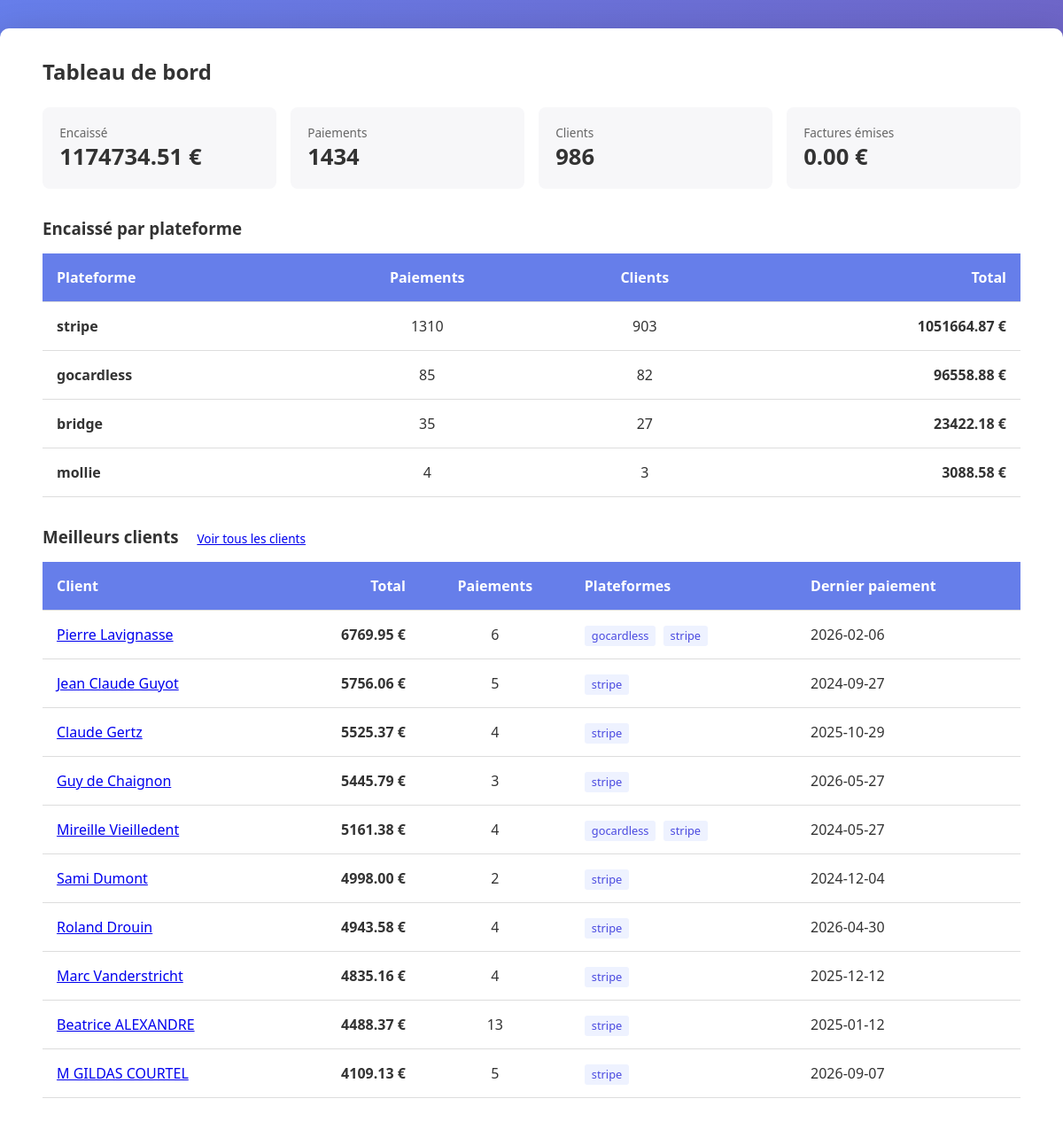
The page / (signed in) on the database its author committed.
### tables this page shows
CREATE TABLE paiements (
        id INTEGER PRIMARY KEY AUTOINCREMENT,
        date_paiement TEXT NOT NULL,
        source TEXT NOT NULL,
        montant REAL NOT NULL,
        client_nom TEXT,
        email TEXT,
        statut TEXT DEFAULT 'pending',
        reference_externe TEXT,
        metadonnees TEXT,
        synchronise INTEGER DEFAULT 0,
        created_at TEXT DEFAULT CURRENT_TIMESTAMP
    );

CREATE TABLE clients_summary (
        id INTEGER PRIMARY KEY,
        client_nom TEXT UNIQUE,
        total_paiements REAL,
        nb_transactions INTEGER,
        sources TEXT,
        dernier_paiement TEXT,
        email TEXT
    );

### app.py (the view)
@app.route('/')
@admin_required
def index():
    paiements = database.obtenir_tous_paiements()
    factures = database.obtenir_toutes_factures()
    clients = database.obtenir_clients_summary()
    total_paiements = sum(p['montant'] for p in paiements)
    total_factures = sum(f['montant'] for f in factures)
    repartition = {}
    for p in paiements:
        bloc = repartition.setdefault(p['source'], {'source': p['source'], 'nb': 0,
                                                    'total': 0.0, 'noms': set()})
        bloc['nb'] += 1
        bloc['total'] += p['montant'] or 0
        bloc['noms'].add((p['client_nom'] or '').lower())
    par_source = sorted(
        ({'source': b['source'], 'nb': b['nb'], 'total': b['total'],
          'clients': len(b['noms'])} for b in repartition.values()),
        key=lambda b: b['total'], reverse=True)
    return render_template('index.html',
                         total_paiements=total_paiements,
                         total_factures=total_factures,
                         nb_clients=len(clients),
                         nb_paiements=len(paiements),
                         par_source=par_source,
                         clients_top=clients[:10])

### app.py (called while the page is built)
def admin_required(f):
    @wraps(f)
    def decorated_function(*args, **kwargs):
        role = session.get('role')
        if not role:
            return redirect(url_for('connexion'))
        if role != 'admin':
            return redirect(url_for('recherche'))
        return f(*args, **kwargs)
    return decorated_function

@app.context_processor
def injecter_role():
    return {'role': session.get('role'), 'est_admin': session.get('role') == 'admin'}

### database.py (called while the page is built)
def get_connection():
    conn = sqlite3.connect(DATABASE_URL)
    conn.row_factory = sqlite3.Row
    return conn

def obtenir_tous_paiements():
    conn = get_connection()
    cursor = conn.cursor()
    cursor.execute('SELECT * FROM paiements ORDER BY date_paiement DESC')
    paiements = [dict(row) for row in cursor.fetchall()]
    conn.close()
    return paiements

def obtenir_toutes_factures():
    conn = get_connection()
    cursor = conn.cursor()
    cursor.execute('SELECT * FROM factures ORDER BY date_facture DESC')
    factures = [dict(row) for row in cursor.fetchall()]
    conn.close()
    return factures

### templates/index.html (shortened to what this page needs)
{% extends "base.html" %}
{% block content %}
<h2>Tableau de bord</h2>
<div style="display: grid; grid-template-columns: repeat(4, 1fr); gap: 1rem; margin: 1.5rem 0;">
  <div style="background: #f7f7f9; padding: 1.2rem; border-radius: 8px;">
    <div style="color: #666; font-size: 0.85rem;">Encaissé</div>
    <div style="font-size: 1.6rem; font-weight: 700;">{{ "%.2f"|format(total_paiements) }} €</div>
  </div>
  <div style="background: #f7f7f9; padding: 1.2rem; border-radius: 8px;">
    <div style="color: #666; font-size: 0.85rem;">Paiements</div>
    <div style="font-size: 1.6rem; font-weight: 700;">{{ nb_paiements }}</div>
  </div>
  <div style="background: #f7f7f9; padding: 1.2rem; border-radius: 8px;">
    <div style="color: #666; font-size: 0.85rem;">Clients</div>
    <div style="font-size: 1.6rem; font-weight: 700;">{{ nb_clients }}</div>
  </div>
  <div style="background: #f7f7f9; padding: 1.2rem; border-radius: 8px;">
    <div style="color: #666; font-size: 0.85rem;">Factures émises</div>
    <div style="font-size: 1.6rem; font-weight: 700;">{{ "%.2f"|format(total_factures) }} €</div>
  </div>
</div>
<h3 style="margin-top: 2rem;">Encaissé par plateforme</h3>
<table>
  <thead>
    <tr style="background: #f0f0f0;">
      <th>Plateforme</th>
      <th style="text-align: center;">Paiements</th>
      <th style="text-align: center;">Clients</th>
      <th style="text-align: right;">Total</th>
    </tr>
  </thead>
  <tbody>
    {% for s in par_source %}
    <tr>
      <td><strong>{{ s.source }}</strong></td>
      <td style="text-align: center;">{{ s.nb }}</td>
      <td style="text-align: center;">{{ s.clients }}</td>
      <td style="text-align: right; font-weight: 600;">{{ "%.2f"|format(s.total) }} €</td>
    </tr>
    {% endfor %}
  </tbody>
</table>
<h3 style="margin-top: 2rem;">
  Meilleurs clients
  <a href="{{ url_for('clients') }}" style="font-size: 0.85rem; font-weight: normal; margin-left: 1rem;">Voir tous les clients</a>
</h3>
<table>
  <thead>
    <tr style="background: #f0f0f0;">
      <th>Client</th>
      <th style="text-align: right;">Total</th>
      <th style="text-align: center;">Paiements</th>
      <th>Plateformes</th>
      <th>Dernier paiement</th>
    </tr>
  </thead>
  <tbody>
    {% for c in clients_top %}
    <tr>
      <td><a href="{{ url_for('detail_client', client_nom=c.client_nom) }}">{{ c.client_nom }}</a></td>
      <td style="text-align: right; font-weight: 600;">{{ "%.2f"|format(c.total_paiements) }} €</td>
      <td style="text-align: center;">{{ c.nb_transactions }}</td>
      <td>
        {% for s in (c.sources or '').split(',') if s %}
          <span style="background: #eef2ff; color: #4a4ae0; padding: 0.15rem 0.5rem;
                       border-radius: 3px; font-size: 0.8rem; margin-right: 0.25rem;">{{ s }}</span>
        {% endfor %}
      </td>
      <td>{{ c.dernier_paiement }}</td>
    </tr>
    {% endfor %}
  </tbody>
</table>
{% endblock %}

### templates/base.html (shortened to what this page needs)
<!DOCTYPE html>
<html lang="fr">
<head>
</head>
<body>
    <div class="container">
        <div class="content">
            {% block content %}{% endblock %}
        </div>
    </div>
</body>
</html>

### templates/base.html (style rules this page uses)
* { margin: 0; padding: 0; box-sizing: border-box; }
body { font-family: 'Segoe UI', Tahoma, Geneva, Verdana, sans-serif; background: linear-gradient(135deg, #667eea 0%, #764ba2 100%); min-height: 100vh; color: #333; }
.container { max-width: 1200px; margin: 2rem auto; padding: 0 1rem; background: white; border-radius: 10px; box-shadow: 0 10px 40px rgba(0,0,0,0.2); }
.content { padding: 2rem; }
table { width: 100%; border-collapse: collapse; margin: 1rem 0; }
table th, table td { padding: 1rem; text-align: left; border-bottom: 1px solid #ddd; }
table th { background: #667eea; color: white; }

### rows shown on the page
paiements: source "stripe", nb "1310", clients "903", total "1051664.87"
paiements: source "gocardless", nb "85", clients "82", total "96558.88"
paiements: source "bridge", nb "35", clients "27", total "23422.18"
paiements: source "mollie", nb "4", clients "3", total "3088.58"
clients_summary: client_nom "Pierre Lavignasse", total_paiements "6769.95", nb_transactions "6", s "gocardless" "stripe", dernier_paiement "2026-02-06"
clients_summary: client_nom "Jean Claude Guyot", total_paiements "5756.06", nb_transactions "5", sources "stripe", dernier_paiement "2024-09-27"
clients_summary: client_nom "Claude Gertz", total_paiements "5525.37", nb_transactions "4", sources "stripe", dernier_paiement "2025-10-29"
clients_summary: client_nom "Guy de Chaignon", total_paiements "5445.79", nb_transactions "3", sources "stripe", dernier_paiement "2026-05-27"
clients_summary: client_nom "Mireille Vieilledent", total_paiements "5161.38", nb_transactions "4", s "gocardless" "stripe", dernier_paiement "2024-05-27"
clients_summary: client_nom "Sami Dumont", total_paiements "4998.00", nb_transactions "2", sources "stripe", dernier_paiement "2024-12-04"
clients_summary: client_nom "Roland Drouin", total_paiements "4943.58", nb_transactions "4", sources "stripe", dernier_paiement "2026-04-30"
clients_summary: client_nom "Marc Vanderstricht", total_paiements "4835.16", nb_transactions "4", sources "stripe", dernier_paiement "2025-12-12"
clients_summary: client_nom "Beatrice ALEXANDRE", total_paiements "4488.37", nb_transactions "13", sources "stripe", dernier_paiement "2025-01-12"
clients_summary: client_nom "M GILDAS COURTEL", total_paiements "4109.13", nb_transactions "5", sources "stripe", dernier_paiement "2026-09-07"

### other values the page prints
{{ "%.2f"|format(total_paiements) }} "1174734.51"
{{ nb_paiements }} "1434"
{{ nb_clients }} "986"
{{ "%.2f"|format(total_factures) }} "0.00"
